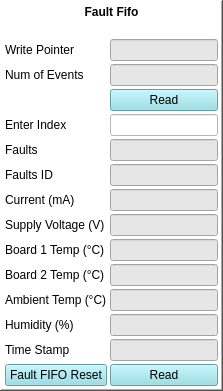
                    <widget class="QFrame" name="frame_6">
                     <property name="styleSheet">
                      <string notr="true">
background-color: rgb(255, 255, 255);
</string>
                     </property>
                     <property name="frameShape">
                      <enum>QFrame::WinPanel</enum>
                     </property>
                     <property name="frameShadow">
                      <enum>QFrame::Raised</enum>
                     </property>
                     <layout class="QGridLayout" name="gridLayout_19">
                      <property name="sizeConstraint">
                       <enum>QLayout::SetDefaultConstraint</enum>
                      </property>
                      <property name="leftMargin">
                       <number>3</number>
                      </property>
                      <property name="topMargin">
                       <number>3</number>
                      </property>
                      <property name="rightMargin">
                       <number>3</number>
                      </property>
                      <property name="bottomMargin">
                       <number>3</number>
                      </property>
                      <property name="spacing">
                       <number>3</number>
                      </property>
                      <item row="0" column="0">
                       <layout class="QGridLayout" name="gridLayout_18">
                        <property name="sizeConstraint">
                         <enum>QLayout::SetDefaultConstraint</enum>
                        </property>
                        <item row="0" column="0" colspan="2">
                         <widget class="QLabel" name="label_42">
                          <property name="font">
                           <font>
                            <weight>75</weight>
                            <bold>true</bold>
                           </font>
                          </property>
                          <property name="text">
                           <string>Fault Fifo</string>
                          </property>
                          <property name="alignment">
                           <set>Qt::AlignCenter</set>
                          </property>
                         </widget>
                        </item>
                        <item row="7" column="0">
                         <widget class="QLabel" name="label_48">
                          <property name="text">
                           <string>Faults ID</string>
                          </property>
                         </widget>
                        </item>
                        <item row="11" column="1">
                         <widget class="QLineEdit" name="FaultTempled100_4">
                          <property name="sizePolicy">
                           <sizepolicy hsizetype="Preferred" vsizetype="Preferred">
                            <horstretch>0</horstretch>
                            <verstretch>0</verstretch>
                           </sizepolicy>
                          </property>
                          <property name="styleSheet">
                           <string notr="true">background-color: rgb(230, 230, 230);</string>
                          </property>
                         </widget>
                        </item>
                        <item row="4" column="1">
                         <widget class="QPushButton" name="pushButton_FlashFault">
                          <property name="sizePolicy">
                           <sizepolicy hsizetype="Preferred" vsizetype="Preferred">
                            <horstretch>0</horstretch>
                            <verstretch>0</verstretch>
                           </sizepolicy>
                          </property>
                          <property name="styleSheet">
                           <string notr="true">background-color: rgb(139, 219, 229);

color: rgb(0, 0, 0);</string>
                          </property>
                          <property name="text">
                           <string>Read</string>
                          </property>
                         </widget>
                        </item>
                        <item row="12" column="0">
                         <widget class="QLabel" name="label_53">
                          <property name="text">
                           <string>Ambient Temp (°C)</string>
                          </property>
                         </widget>
                        </item>
                        <item row="3" column="0">
                         <widget class="QLabel" name="label_45">
                          <property name="text">
                           <string>Num of Events</string>
                          </property>
                         </widget>
                        </item>
                        <item row="13" column="0">
                         <widget class="QLabel" name="label_54">
                          <property name="text">
                           <string>Humidity (%) </string>
                          </property>
                         </widget>
                        </item>
                        <item row="9" column="1">
                         <widget class="QLineEdit" name="FaultVin_2">
                          <property name="sizePolicy">
                           <sizepolicy hsizetype="Preferred" vsizetype="Preferred">
                            <horstretch>0</horstretch>
                            <verstretch>0</verstretch>
                           </sizepolicy>
                          </property>
                          <property name="styleSheet">
                           <string notr="true">background-color: rgb(230, 230, 230);</string>
                          </property>
                         </widget>
                        </item>
                        <item row="2" column="1">
                         <widget class="QLineEdit" name="lineEdit_FaultFIFO_WR_Pointer">
                          <property name="sizePolicy">
                           <sizepolicy hsizetype="Preferred" vsizetype="Preferred">
                            <horstretch>0</horstretch>
                            <verstretch>0</verstretch>
                           </sizepolicy>
                          </property>
                          <property name="styleSheet">
                           <string notr="true">background-color: rgb(230, 230, 230);</string>
                          </property>
                         </widget>
                        </item>
                        <item row="6" column="0">
                         <widget class="QLabel" name="label_47">
                          <property name="text">
                           <string>Faults</string>
                          </property>
                         </widget>
                        </item>
                        <item row="1" column="0">
                         <widget class="QLabel" name="label_43">
                          <property name="text">
                           <string/>
                          </property>
                         </widget>
                        </item>
                        <item row="2" column="0">
                         <widget class="QLabel" name="label_44">
                          <property name="text">
                           <string>Write Pointer</string>
                          </property>
                         </widget>
                        </item>
                        <item row="9" column="0">
                         <widget class="QLabel" name="label_50">
                          <property name="text">
                           <string>Supply Voltage (V)</string>
                          </property>
                         </widget>
                        </item>
                        <item row="13" column="1">
                         <widget class="QLineEdit" name="FaultHumidityDriver100_2">
                          <property name="sizePolicy">
                           <sizepolicy hsizetype="Preferred" vsizetype="Preferred">
                            <horstretch>0</horstretch>
                            <verstretch>0</verstretch>
                           </sizepolicy>
                          </property>
                          <property name="styleSheet">
                           <string notr="true">background-color: rgb(230, 230, 230);</string>
                          </property>
                         </widget>
                        </item>
                        <item row="14" column="0">
                         <widget class="QLabel" name="label_58">
                          <property name="text">
                           <string>Time Stamp</string>
                          </property>
                         </widget>
                        </item>
                        <item row="8" column="1">
                         <widget class="QLineEdit" name="faultcurrent_read_2">
                          <property name="sizePolicy">
                           <sizepolicy hsizetype="Preferred" vsizetype="Preferred">
                            <horstretch>0</horstretch>
                            <verstretch>0</verstretch>
                           </sizepolicy>
                          </property>
                          <property name="styleSheet">
                           <string notr="true">background-color: rgb(230, 230, 230);</string>
                          </property>
                         </widget>
                        </item>
                        <item row="3" column="1">
                         <widget class="QLineEdit" name="lineEdit_FaultFifoNumEvents">
                          <property name="sizePolicy">
                           <sizepolicy hsizetype="Preferred" vsizetype="Preferred">
                            <horstretch>0</horstretch>
                            <verstretch>0</verstretch>
                           </sizepolicy>
                          </property>
                          <property name="styleSheet">
                           <string notr="true">background-color: rgb(230, 230, 230);</string>
                          </property>
                         </widget>
                        </item>
                        <item row="5" column="1">
                         <widget class="QLineEdit" name="fifo_numevent_Enter">
                          <property name="sizePolicy">
                           <sizepolicy hsizetype="Preferred" vsizetype="Preferred">
                            <horstretch>0</horstretch>
                            <verstretch>0</verstretch>
                           </sizepolicy>
                          </property>
                          <property name="styleSheet">
                           <string notr="true">
background-color: rgb(255, 255, 255);
</string>
                          </property>
                         </widget>
                        </item>
                        <item row="5" column="0">
                         <widget class="QLabel" name="label_46">
                          <property name="text">
                           <string>Enter Index</string>
                          </property>
                         </widget>
                        </item>
                        <item row="10" column="0">
                         <widget class="QLabel" name="label_51">
                          <property name="text">
                           <string>Board 1 Temp (°C)</string>
                          </property>
                         </widget>
                        </item>
                        <item row="14" column="1">
                         <widget class="QLineEdit" name="TimeStamp_2">
                          <property name="sizePolicy">
                           <sizepolicy hsizetype="Preferred" vsizetype="Preferred">
                            <horstretch>0</horstretch>
                            <verstretch>0</verstretch>
                           </sizepolicy>
                          </property>
                          <property name="styleSheet">
                           <string notr="true">background-color: rgb(230, 230, 230);</string>
                          </property>
                         </widget>
                        </item>
                        <item row="8" column="0">
                         <widget class="QLabel" name="label_49">
                          <property name="text">
                           <string>Current (mA)</string>
                          </property>
                         </widget>
                        </item>
                        <item row="15" column="1">
                         <widget class="QPushButton" name="pushButton_eventReadIndex_5">
                          <property name="sizePolicy">
                           <sizepolicy hsizetype="Preferred" vsizetype="Preferred">
                            <horstretch>0</horstretch>
                            <verstretch>0</verstretch>
                           </sizepolicy>
                          </property>
                          <property name="styleSheet">
                           <string notr="true">background-color: rgb(139, 219, 229);

color: rgb(0, 0, 0);</string>
                          </property>
                          <property name="text">
                           <string>Read</string>
                          </property>
                         </widget>
                        </item>
                        <item row="7" column="1">
                         <widget class="QLineEdit" name="fault_Id_2">
                          <property name="sizePolicy">
                           <sizepolicy hsizetype="Preferred" vsizetype="Preferred">
                            <horstretch>0</horstretch>
                            <verstretch>0</verstretch>
                           </sizepolicy>
                          </property>
                          <property name="styleSheet">
                           <string notr="true">background-color: rgb(230, 230, 230);</string>
                          </property>
                         </widget>
                        </item>
                        <item row="6" column="1">
                         <widget class="QLineEdit" name="fault_fifo_2">
                          <property name="sizePolicy">
                           <sizepolicy hsizetype="Preferred" vsizetype="Preferred">
                            <horstretch>0</horstretch>
                            <verstretch>0</verstretch>
                           </sizepolicy>
                          </property>
                          <property name="styleSheet">
                           <string notr="true">background-color: rgb(230, 230, 230);</string>
                          </property>
                         </widget>
                        </item>
                        <item row="12" column="1">
                         <widget class="QLineEdit" name="FaultTempDriver100_2">
                          <property name="sizePolicy">
                           <sizepolicy hsizetype="Preferred" vsizetype="Preferred">
                            <horstretch>0</horstretch>
                            <verstretch>0</verstretch>
                           </sizepolicy>
                          </property>
                          <property name="styleSheet">
                           <string notr="true">background-color: rgb(230, 230, 230);</string>
                          </property>
                         </widget>
                        </item>
                        <item row="10" column="1">
                         <widget class="QLineEdit" name="FaultTempled100_3">
                          <property name="sizePolicy">
                           <sizepolicy hsizetype="Preferred" vsizetype="Preferred">
                            <horstretch>0</horstretch>
                            <verstretch>0</verstretch>
                           </sizepolicy>
                          </property>
                          <property name="styleSheet">
                           <string notr="true">background-color: rgb(230, 230, 230);</string>
                          </property>
                         </widget>
                        </item>
                        <item row="11" column="0">
                         <widget class="QLabel" name="label_52">
                          <property name="text">
                           <string>Board 2 Temp (°C)</string>
                          </property>
                         </widget>
                        </item>
                        <item row="15" column="0">
                         <widget class="QPushButton" name="Fault_fifo_reset_btn">
                          <property name="sizePolicy">
                           <sizepolicy hsizetype="Preferred" vsizetype="Preferred">
                            <horstretch>0</horstretch>
                            <verstretch>0</verstretch>
                           </sizepolicy>
                          </property>
                          <property name="styleSheet">
                           <string notr="true">background-color: rgb(139, 219, 229);

color: rgb(0, 0, 0);</string>
                          </property>
                          <property name="text">
                           <string>Fault FIFO Reset</string>
                          </property>
                         </widget>
                        </item>
                       </layout>
                      </item>
                     </layout>
                    </widget>
